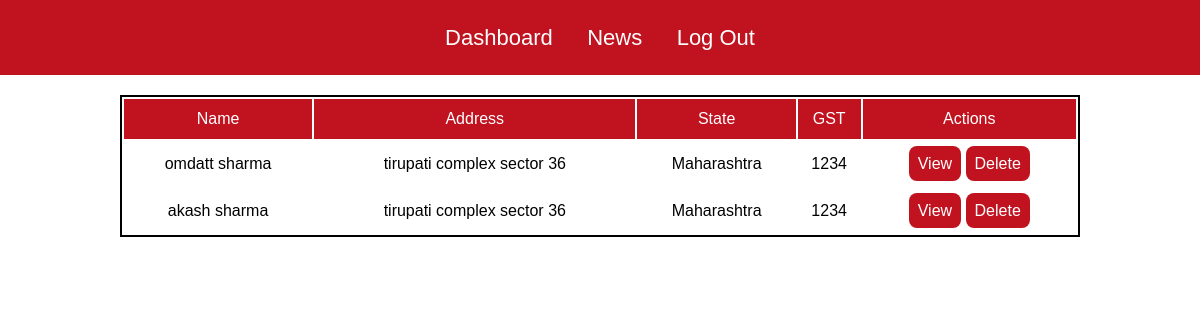
The page /view_clients.php (signed in) on the database its author committed.
### tables this page shows
CREATE TABLE `billing_clients` (
  `id` int(11) NOT NULL,
  `name` varchar(30) NOT NULL,
  `lane_address1` varchar(30) NOT NULL,
  `lane_address2` varchar(30) NOT NULL,
  `pincode` varchar(30) NOT NULL,
  `state` varchar(30) NOT NULL,
  `gst` varchar(30) NOT NULL,
  `added_by` varchar(40) NOT NULL
);

### view_clients.php (the view, shortened to what this page needs)
<?php
include_once 'partials/_dbconnect.php';
$companyname001 = $_SESSION['companyname'];
$sql="SELECT * FROM `billing_clients` where added_by='$companyname001'";
$result=mysqli_query($conn , $sql);
?>
<!DOCTYPE html>
<html lang="en">
<head>
    <link rel="stylesheet" href="style.css">
</head>
<body>
<div class="navbar1">
        <div class="iconcontainer">
        <ul>
            <li><a href="rental_dashboard.php">Dashboard</a></li>
            <li><a href="view_news.php">News</a></li>
            <li><a href="logout.php">Log Out</a></li></ul>
        </div>
    </div>
    <table class="view_clients">
    <th>Name</th>
        <th>Address</th>
        <th>State</th>
        <th>GST</th>
        <th>Actions</th>
        <?php while($row=mysqli_fetch_assoc($result)){
            ?>
            <tr>
                <td><?php echo $row['name'] ?></td>
                <td><?php echo $row['lane_address1'] ?></td>
                <td><?php echo $row['state'] ?></td>
                <td><?php echo $row['gst'] ?></td>
                <td><a href="view_client_full_info.php?id=<?php echo $row['id'] ?>" class="view_clients_button">View</a>  <a onclick="delete_client()" class="view_clients_button">Delete</a></td>
            </tr>
           <?php
        } ?>
    </table>
</body>
</html>

### rows shown on the page
billing_clients: name "omdatt sharma", lane_address1 "tirupati complex sector 36", state "Maharashtra", gst "1234"
billing_clients: name "akash sharma", lane_address1 "tirupati complex sector 36", state "Maharashtra", gst "1234"
